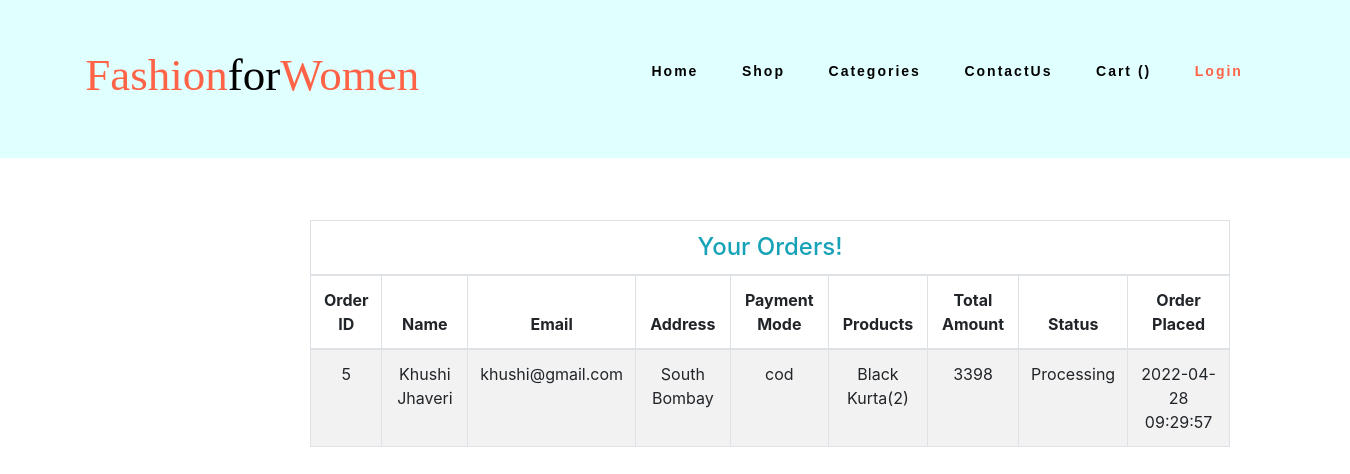
/vieworders.php?username=k.j, run on the app's committed database.
### tables this page shows
CREATE TABLE `orders` (
  `id` int(11) NOT NULL,
  `name` varchar(100) NOT NULL,
  `username` text NOT NULL,
  `email` varchar(100) NOT NULL,
  `phone` varchar(100) NOT NULL,
  `address` varchar(100) NOT NULL,
  `pmode` varchar(50) NOT NULL,
  `products` varchar(100) NOT NULL,
  `amount_paid` varchar(100) NOT NULL,
  `order_status` text NOT NULL DEFAULT 'Processing',
  `date_added` timestamp NOT NULL DEFAULT current_timestamp() ON UPDATE current_timestamp()
);

### vieworders.php (the view, shortened to what this page needs)
<!DOCTYPE html>
<html lang="en">
<head>
    <link rel="stylesheet" href="css3.css">
  <link rel='stylesheet' href='https://cdnjs.cloudflare.com/ajax/libs/twitter-bootstrap/4.5.2/css/bootstrap.min.css' />
  <link rel='stylesheet' href='https://cdnjs.cloudflare.com/ajax/libs/font-awesome/5.9.0/css/all.min.css' />
</head>
<body>
<nav class="nav py-5">
<div class="logo">
  <h3><a href="home.html" class="logo-name" style="color:tomato;">Fashion<span class="between">for</span>Women</a></h3>
</div>
<ul class="nav-links">
  <li><a href="home.php">Home</a></li>
  <li><a href="shop.php">Shop</a></li>
  <li><a href="categories.php">Categories</a></li>
  <li><a href="contact.php">ContactUs</a></li>
  <li><a href="cart.php">Cart (<span id="cart-item" class="badge badeg-danger" style="background-color: crimson;border-radius: 3px;font-weight:bold;"></span>) </a></li>
  <li id="login">
  <?php if (session_id() == '' || !isset($_SESSION['username'])){?><a href="login.php">Login</a><?php }else { ?><div class="dropdown">
      <button class="dropbtn"><?php echo "Hi, ". $_SESSION['username'];}?> </button>
  </li>
</ul>
</nav>
  <div class="container" style="position:absolute;top:220px;left:200px">
    <div class="row justify-content-center">
      <div class="col-lg-10">
        <div class="table-responsive-md">
          <table class="table table-bordered table-striped text-center">
            <thead>
              <tr>
                <td colspan="9">
                  <h4 class="text-center text-info m-0">Your Orders!</h4>
                </td>
              </tr>
              <tr>
                <th>Order ID</th>
                <th>Name</th>
                <th>Email</th>
                <th>Address</th>
                <th>Payment Mode</th>
                <th>Products</th>
                <th>Total Amount</th>
                <th>Status</th>
                <th>Order Placed</th>
              </tr>
            </thead>
            <tbody>
              <?php
                require 'connect.php';
                $username = $_GET['username'];
                $sql = "SELECT * FROM orders WHERE username = '$username'";
                $stmt = $conn->prepare($sql);
                $stmt->execute();
                $result = $stmt->get_result();
                while ($row = $result->fetch_assoc()):
              ?>
              <tr>
                <td><?= $row['id'] ?></td>
                <td><?php echo $row['name']?></td>
                <td><?php echo $row['email']?></td>
                <td>
                <?php echo $row['address']?>
                </td>
                <td>
                <?php echo $row['pmode']?>
                </td>
                <td><?php echo $row['products']?></td>
                <td>
                <?php echo $row['amount_paid']?>
                </td>
                <td>
                <?php echo $row['order_status']?>
                </td>
                <td>
                <?php echo $row['date_added']?>
                </td>
              </tr>
              <?php endwhile; ?>
            </tbody>
          </table>
        </div>
      </div>
    </div>
  </div>
</body>
</html>

### css/css3.css (style rules this page uses)
.nav { display:flex; justify-content: space-around; align-items:center; min-height:10vh; background-color: lightcyan; position: fixed; width: 100%; top:0; z-index: 11; }
a { text-decoration: none; transition: .4s; }
.nav a { color:black; }
#login { color: tomato; }
#login a { color: tomato; }
.logo h3 { font-family: 'Sacramento', cursive; font-weight: 500; text-align: center; font-size:45px; }
.logo-name { color: tomato; }
.between { font-family: 'Lucida Calligraphy', cursive; color: black; }
.nav-links { display:flex; list-style: none; width:50%; justify-content: space-around; letter-spacing: 2px; font-weight: 600; font-size:14px; font-family: 'Montserrat', sans-serif; }

### data on the page
orders: id "5", name "Khushi Jhaveri", email "khushi@gmail.com", address "South Bombay", pmode "cod", products "Black Kurta(2)", amount_paid "3398", order_status "Processing", date_added "2022-04-28 09:29:57"
